Frame 1 (no input): blank canvas, image omitted
Frame 60 (the mouse pressed at the canvas centre just before this capture): blank canvas, image omitted
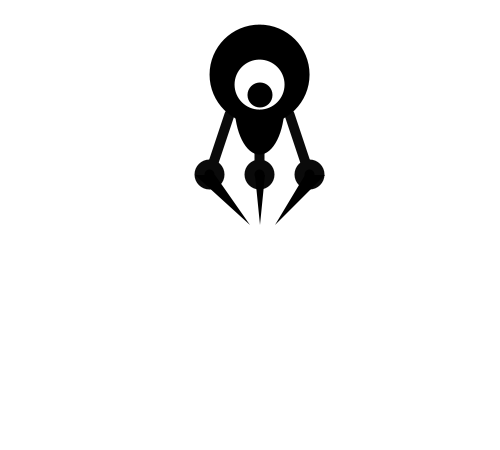
Frame 120 (the mouse held since frame 60 and released just before this capture)

The Processing sketch whose frames 1 and 60 were blank and that drew this single picture after the mouse press (run headless with seeded random() and noise(); from frame 60 on, the mouse is pressed at the canvas centre):

// Processing sketch: processing_24143
// ── processing_24143.pde

float mx;
float my;
float easing = 0.1;
float x = 10;          // X-coordinate
float y = 10;         // Y-coordinate
int radius = 15;
int centre = 48;
int inner = centre + radius;
float fx = 15;
float fy = 15;
       


//float easing = 0.02;





void setup(){

size(500, 450);
smooth();
strokeWeight(10);


}




void draw(){
  background(255);
  fill(0);
  
  
  //rect(x - 95, y - 110, 200, 10); // jetpack
  //arc(x - 95, y - 75, 40, 80, PI, TWO_PI);
  //arc(x + 110, y - 75, 40, 80, PI, TWO_PI);
  
  stroke(10);
  
  
  line(mx - 40, my - 50, x - 20, y - 110);// upper legs
  line(mx + 10, my - 50, x + 10, y - 110);
  line(mx + 60, my - 50, x + 40, y - 110);
  
  ellipse(mx - 40, my -50, 20, 20); // knee joints
  ellipse(mx + 10, my -50, 20, 20);
  ellipse(mx + 60, my -50, 20, 20);
  
  noStroke();
  
  triangle(mx , my, mx - 55, my - 50, mx - 35, my - 50);// feet
  triangle(mx + 5 , my - 50, mx + 15, my - 50, mx + 10, my);
  triangle(mx + 25 , my, mx + 55, my - 50, mx + 75, my - 50);
  
  
  
  
  
  
  
  noStroke();
  
  int targetX = mouseX;
  int targetY = mouseY;
  x += (targetX - x) * easing;
  y += (targetY - y) * easing;
  ellipse(x + 10, y - 150, 100, 100); // head
  ellipse(x + 10, y - 120, 50, 100); // body
  
  
  
  if (abs(mouseX - mx) > 0.1){
    mx = mx + (mouseX - mx) * easing;
  }
  
  if (abs(mouseY - my) > 0.1){
    my = my + (mouseY - my) * easing;
  }

 
    
  fill(255); //white of eyeball
    
  ellipse(x + 10, y - 140, 50, 50);
  
  fill(0); // black for pupil
  int targetmx = mouseX;
  int targetmy = mouseY;
  mx += (targetmx - mx) * easing;
  my += (targetmy - my) * easing;
 
  ellipse(mx + 10, my - 130, 25, 25); // eye ball
  
  
  
  
  
  
  

  
}


                
                
